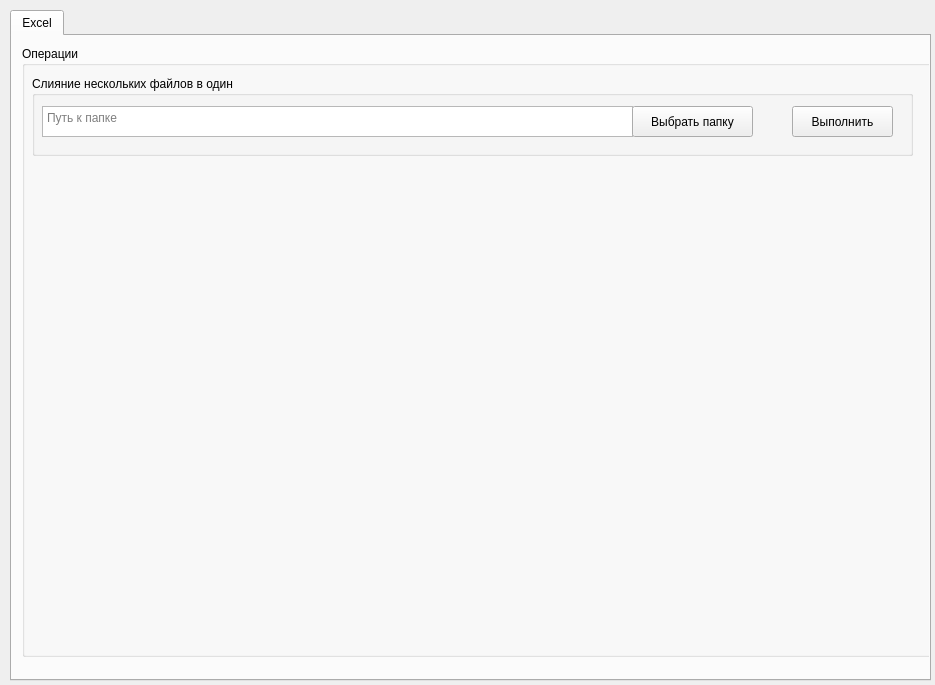
<?xml version="1.0" encoding="UTF-8"?>
<ui version="4.0">
 <class>mainWindow</class>
 <widget class="QMainWindow" name="mainWindow">
  <property name="geometry">
   <rect>
    <x>0</x>
    <y>0</y>
    <width>935</width>
    <height>685</height>
   </rect>
  </property>
  <property name="sizePolicy">
   <sizepolicy hsizetype="Fixed" vsizetype="Fixed">
    <horstretch>0</horstretch>
    <verstretch>0</verstretch>
   </sizepolicy>
  </property>
  <property name="windowTitle">
   <string>Помощник Office</string>
  </property>
  <widget class="QWidget" name="centralwidget">
   <widget class="QTabWidget" name="tabWidget">
    <property name="geometry">
     <rect>
      <x>10</x>
      <y>10</y>
      <width>921</width>
      <height>671</height>
     </rect>
    </property>
    <property name="currentIndex">
     <number>0</number>
    </property>
    <widget class="QWidget" name="excel_tab">
     <property name="whatsThis">
      <string/>
     </property>
     <property name="accessibleName">
      <string/>
     </property>
     <attribute name="title">
      <string>Excel</string>
     </attribute>
     <widget class="QGroupBox" name="groupBox">
      <property name="geometry">
       <rect>
        <x>10</x>
        <y>10</y>
        <width>911</width>
        <height>611</height>
       </rect>
      </property>
      <property name="title">
       <string>Операции</string>
      </property>
      <widget class="QGroupBox" name="groupBox_2">
       <property name="geometry">
        <rect>
         <x>10</x>
         <y>30</y>
         <width>881</width>
         <height>80</height>
        </rect>
       </property>
       <property name="title">
        <string>Слияние нескольких файлов в один</string>
       </property>
       <property name="flat">
        <bool>false</bool>
       </property>
       <property name="checkable">
        <bool>false</bool>
       </property>
       <property name="checked">
        <bool>false</bool>
       </property>
       <widget class="QTextEdit" name="fileExplorerInput">
        <property name="geometry">
         <rect>
          <x>10</x>
          <y>30</y>
          <width>591</width>
          <height>31</height>
         </rect>
        </property>
        <property name="font">
         <font>
          <pointsize>9</pointsize>
         </font>
        </property>
        <property name="readOnly">
         <bool>true</bool>
        </property>
        <property name="textInteractionFlags">
         <set>Qt::TextSelectableByMouse</set>
        </property>
        <property name="placeholderText">
         <string>Путь к папке</string>
        </property>
       </widget>
       <widget class="QPushButton" name="fileExplorerButton">
        <property name="geometry">
         <rect>
          <x>600</x>
          <y>30</y>
          <width>121</width>
          <height>31</height>
         </rect>
        </property>
        <property name="font">
         <font>
          <pointsize>9</pointsize>
         </font>
        </property>
        <property name="text">
         <string>Выбрать папку</string>
        </property>
       </widget>
       <widget class="QPushButton" name="mergeFilesOperationButton">
        <property name="geometry">
         <rect>
          <x>760</x>
          <y>30</y>
          <width>101</width>
          <height>31</height>
         </rect>
        </property>
        <property name="font">
         <font>
          <pointsize>9</pointsize>
         </font>
        </property>
        <property name="text">
         <string>Выполнить</string>
        </property>
       </widget>
      </widget>
     </widget>
    </widget>
   </widget>
  </widget>
 </widget>
 <resources/>
 <connections/>
</ui>
